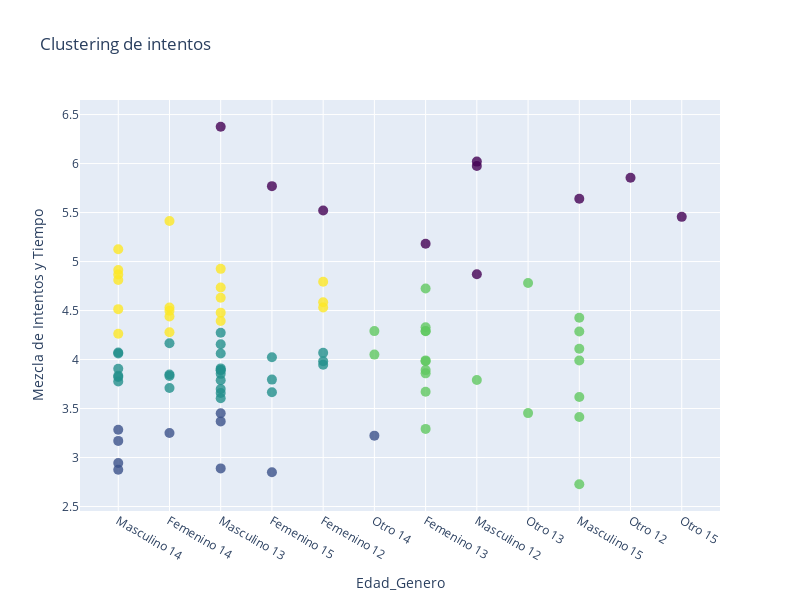

The notebook cell saved with this chart:
### Markdown cell above
# con KMeans:

### Code cell
from sklearn.cluster import KMeans

# Crear un diccionario que asigne una etiqueta numérica única a cada combinación única de edad y género en la columna 'edad_genero'
etiquetas_edad_genero = {valor: indice for indice, valor in enumerate(df['edad_genero'].unique())}

# Convertir los valores de la columna 'edad_genero' en valores numéricos utilizando el diccionario de etiquetas
df['edad_genero_num'] = df['edad_genero'].apply(lambda x: etiquetas_edad_genero[x])

#Coger las columnas necesarias para crear la matriz de características
matriz_caracteristicas = df[['edad_genero_num', 'mezcla_intentos_tiempo']].values

# Normalizar los datos
matriz_caracteristicas_norm = StandardScaler().fit_transform(matriz_caracteristicas)

# Definimos o número de iteracións
n_iter = 20

# Obtemos os mesmos centroides iniciais que antes
SEED_VALUE = 190463  # NON CAMBIES ESTE SEED, así todos teremos os mesmos resultados
np.random.seed(SEED_VALUE)
centr_iniciais = matriz_caracteristicas_norm[np.random.choice(matriz_caracteristicas_norm.shape[0], size=5, replace=False)]

# Definimos o modelo
model = KMeans(n_clusters=len(centr_iniciais), init=centr_iniciais, n_init=1,
            max_iter=n_iter, algorithm='full', random_state=SEED_VALUE)

# Axustamos o modelo aos datos
np.random.seed(SEED_VALUE)
#df
agrupamento = model.fit(matriz_caracteristicas_norm)

# Crear la figura
fig = go.Figure(data=[go.Scatter(x=df['edad_genero'], y=df['mezcla_intentos_tiempo'], mode='markers',
                                 marker=dict(size=10, color=agrupamento.labels_ + 1, opacity=0.8,
                                             colorscale='Viridis'))])

# Configurar layout
fig.update_layout(title='Clustering de intentos',
                  xaxis_title='Edad_Genero',
                  yaxis_title='Mezcla de Intentos y Tiempo',
                  width=800, height=600)

# Mostrar gráfica
fig.show()

### Figure 1 — Plotly figure (JSON) as saved in the notebook; plotly's stock layout.template omitted (floating-point values rounded to 4 significant figures)
{"data": [{"marker": {"color": [3, 3, 5, 5, 3, 2, 5, 3, 4, 4, 5, 4, 1, 5, 2, 5, 3, 3, 5, 3, 2, 2, 5, 3, 3, 5, 4, 4, 3, 4, 2, 1, 4, 3, 3, 1, 4, 4, 3, 3, 5, 5, 4, 1, 2, 1, 5, 3, 5, 5, 3, 2, 3, 5, 2, 3, 2, 4, 4, 4, 3, 1, 1, 3, 5, 5, 4, 4, 5, 3, 5, 3, 4, 4, 4, 4, 2, 4, 3, 4, 1, 3, 4, 3, 1, 1, 3, 3], "colorscale": [[0, "#440154"], [0.1111, "#482878"], [0.2222, "#3e4989"], [0.3333, "#31688e"], [0.4444, "#26828e"], [0.5556, "#1f9e89"], [0.6667, "#35b779"], [0.7778, "#6ece58"], [0.8889, "#b5de2b"], [1, "#fde725"]], "opacity": 0.8, "size": 10}, "mode": "markers", "type": "scatter", "x": ["Masculino 14", "Femenino 14", "Femenino 14", "Masculino 13", "Masculino 14", "Femenino 15", "Femenino 12", "Masculino 13", "Otro 14", "Femenino 13", "Masculino 14", "Femenino 13", "Masculino 12", "Masculino 14", "Masculino 14", "Masculino 14", "Femenino 12", "Femenino 15", "Masculino 13", "Masculino 13", "Masculino 14", "Masculino 13", "Femenino 14", "Femenino 15", "Masculino 13", "Femenino 14", "Femenino 13", "Otro 13", "Masculino 14", "Femenino 13", "Masculino 14", "Masculino 12", "Masculino 15", "Femenino 14", "Femenino 14", "Femenino 13", "Femenino 13", "Otro 13", "Femenino 12", "Femenino 12", "Masculino 14", "Femenino 12", "Masculino 15", "Femenino 15", "Masculino 14", "Masculino 12", "Masculino 13", "Masculino 13", "Femenino 14", "Femenino 12", "Masculino 13", "Masculino 13", "Masculino 13", "Masculino 13", "Otro 14", "Masculino 13", "Masculino 13", "Masculino 15", "Masculino 12", "Femenino 13", "Masculino 14", "Masculino 13", "Otro 12", "Masculino 13", "Masculino 14", "Femenino 14", "Masculino 15", "Femenino 13", "Masculino 14", "Masculino 13", "Masculino 13", "Masculino 14", "Otro 14", "Masculino 15", "Femenino 13", "Femenino 13", "Femenino 14", "Femenino 13", "Masculino 14", "Masculino 15", "Masculino 15", "Masculino 13", "Masculino 15", "Masculino 13", "Femenino 12", "Otro 15", "Femenino 15", "Femenino 14"], "y": [3.776, 3.848, 4.498, 4.478, 3.906, 2.85, 4.585, 3.7, 4.05, 3.983, 4.913, 3.892, 5.975, 4.514, 3.284, 4.262, 3.982, 3.795, 4.63, 4.061, 2.944, 2.889, 5.414, 4.024, 3.659, 4.531, 4.292, 4.782, 3.822, 3.859, 3.17, 4.871, 4.427, 4.166, 3.833, 5.182, 3.671, 3.453, 3.947, 4.068, 4.869, 4.794, 2.728, 5.769, 2.875, 6.02, 4.735, 3.789, 4.278, 4.531, 3.894, 3.453, 3.91, 4.393, 3.223, 3.891, 3.369, 3.617, 3.791, 4.33, 4.072, 6.375, 5.854, 3.605, 5.126, 4.44, 4.286, 4.726, 4.812, 4.274, 4.926, 3.835, 4.29, 4.109, 4.29, 3.292, 3.25, 3.991, 4.061, 3.413, 5.64, 3.854, 3.99, 4.156, 5.521, 5.456, 3.667, 3.709]}], "layout": {"height": 600, "title": {"text": "Clustering de intentos"}, "width": 800, "xaxis": {"title": {"text": "Edad_Genero"}}, "yaxis": {"title": {"text": "Mezcla de Intentos y Tiempo"}}}}
